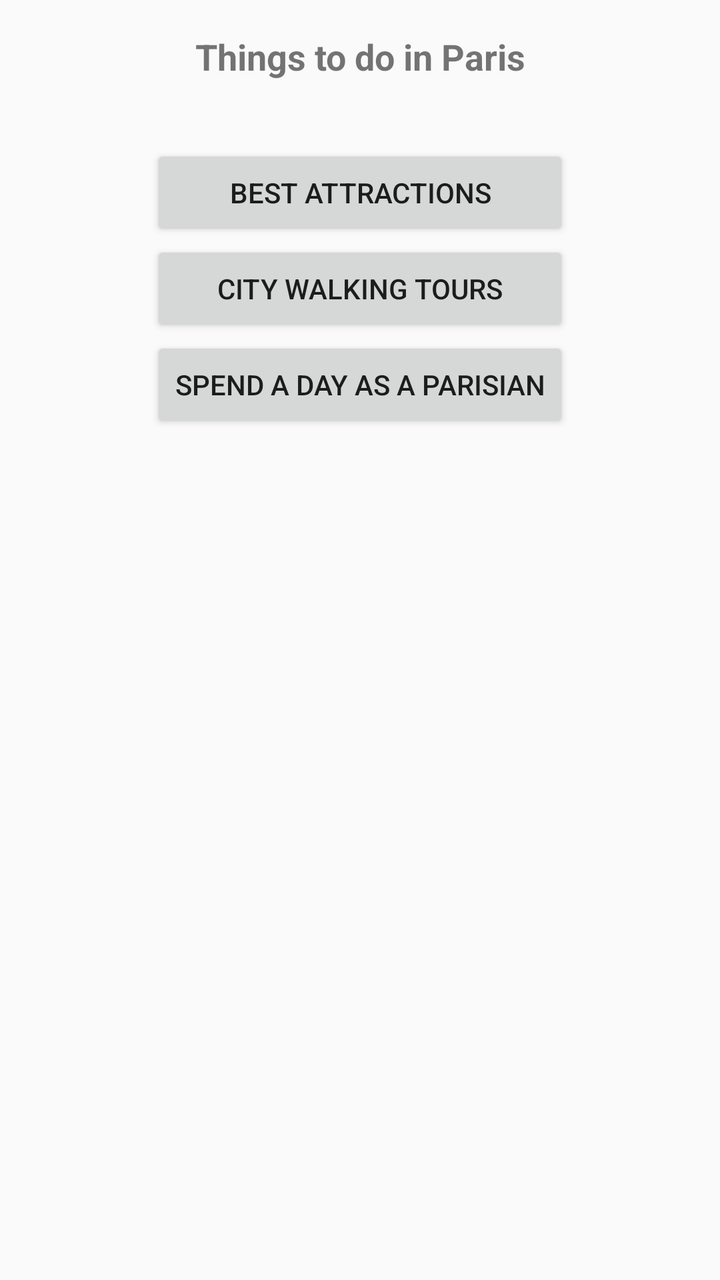
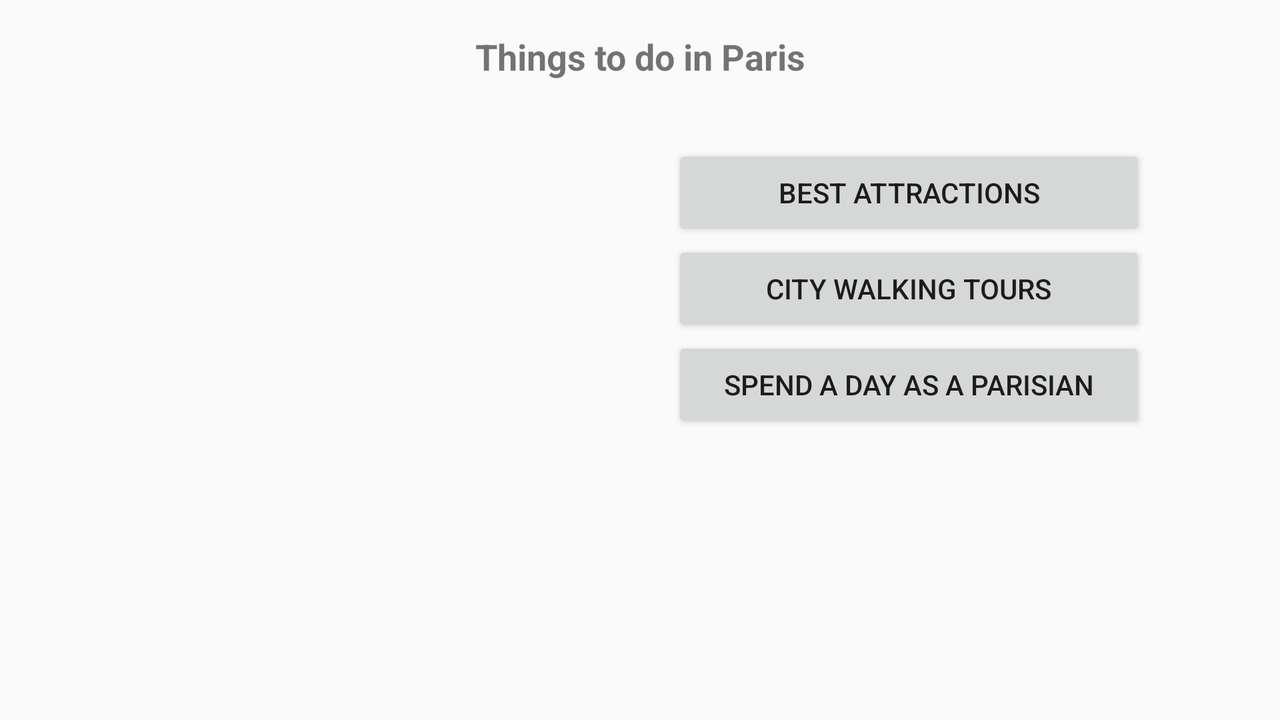

An Android layout and its configuration variant, each rendered on a device that would load it. The default file and the variant file are quoted in full after the pictures.
<!-- AndroidManifest.xml: application theme AppTheme -->
<!-- res/layout/content_main.xml -->
<?xml version="1.0" encoding="utf-8"?>
<LinearLayout xmlns:android="http://schemas.android.com/apk/res/android"
    xmlns:app="http://schemas.android.com/apk/res-auto"
    xmlns:tools="http://schemas.android.com/tools"
    android:layout_width="match_parent"
    android:layout_height="match_parent"
    android:layout_margin="@dimen/standart_margin"
    android:orientation="vertical"
    app:layout_behavior="@string/appbar_scrolling_view_behavior"
    tools:context="com.example.travelparis.ui.activities.MainActivity">

    <TextView
        android:layout_width="match_parent"
        android:layout_height="wrap_content"
        android:layout_gravity="center_horizontal"
        android:layout_marginTop="8dp"
        android:gravity="center"
        android:text="@string/string_things_to_do_in_paris"
        android:textSize="@dimen/size_title_text" />

    <LinearLayout
        android:layout_width="wrap_content"
        android:layout_height="wrap_content"
        android:layout_gravity="center_horizontal"
        android:orientation="vertical"
        android:weightSum="10">

        <ImageView
            android:id="@+id/image"
            android:layout_width="match_parent"
            android:layout_height="0dp"
            android:layout_marginTop="@dimen/image_margin"
            android:layout_weight="4"
            android:adjustViewBounds="true"
            android:cropToPadding="false"
            android:scaleType="centerCrop"
            android:src="@drawable/paris_main" />

        <LinearLayout
            android:id="@+id/menu"
            android:layout_width="wrap_content"
            android:layout_height="0dp"
            android:layout_weight="6"
            android:orientation="vertical">

            <Button
                android:id="@+id/btn_attractions"
                style="@android:style/Widget.Material.Button"
                android:layout_width="match_parent"
                android:layout_height="wrap_content"
                android:layout_gravity="center_horizontal"
                android:text="@string/string_best_attractions" />

            <Button
                android:id="@+id/btn_tours"
                style="@android:style/Widget.Material.Button"
                android:layout_width="match_parent"
                android:layout_height="wrap_content"
                android:layout_gravity="center_horizontal"
                android:text="@string/string_tours" />

            <Button
                android:id="@+id/btn_day_spending"
                style="@android:style/Widget.Material.Button"
                android:layout_width="match_parent"
                android:layout_height="wrap_content"
                android:layout_gravity="center_horizontal"
                android:text="@string/string_spend_day" />
        </LinearLayout>

    </LinearLayout>

</LinearLayout>
<!-- resources referenced by this layout -->
<resources>
  <dimen name="image_margin">32dp</dimen>
  <dimen name="size_title_text">18sp</dimen>
  <dimen name="standart_margin">8dp</dimen>
  <string name="string_best_attractions">Best attractions</string>
  <string name="string_spend_day">Spend a day as a Parisian</string>
  <string name="string_things_to_do_in_paris"><b>Things to do in Paris</b></string>
  <string name="string_tours">City walking tours</string>
  <style name="AppTheme" parent="Theme.AppCompat.Light.DarkActionBar">
          <item name="android:windowContentTransitions">true</item>
          
          <item name="colorPrimary">@color/colorPrimary</item>
          <item name="colorPrimaryDark">@color/colorPrimaryDark</item>
          <item name="colorAccent">@color/colorAccent</item>
      </style>
</resources>
<!-- res/layout-land/content_main.xml (the repository's variant of the layout above) -->
<!-- drawn on the phone turned sideways -->
<?xml version="1.0" encoding="utf-8"?>
<LinearLayout xmlns:android="http://schemas.android.com/apk/res/android"
    xmlns:app="http://schemas.android.com/apk/res-auto"
    xmlns:tools="http://schemas.android.com/tools"
    android:layout_width="match_parent"
    android:layout_height="match_parent"
    android:layout_margin="@dimen/standart_margin"
    android:orientation="vertical"
    app:layout_behavior="@string/appbar_scrolling_view_behavior"
    tools:context="com.example.travelparis.ui.activities.MainActivity">

    <TextView
        android:layout_width="match_parent"
        android:layout_height="wrap_content"
        android:layout_gravity="center_horizontal"
        android:layout_marginTop="8dp"
        android:gravity="center"
        android:text="@string/string_things_to_do_in_paris"
        android:textSize="@dimen/size_title_text" />

    <LinearLayout
        android:layout_width="match_parent"
        android:layout_height="wrap_content"
        android:layout_gravity="center_horizontal"
        android:layout_marginTop="@dimen/image_margin"
        android:gravity="center_horizontal"
        android:orientation="horizontal"
        android:weightSum="10">

        <ImageView
            android:id="@+id/image"
            android:layout_width="0dp"
            android:layout_height="match_parent"
            android:layout_marginEnd="@dimen/image_margin"
            android:layout_weight="4"
            android:adjustViewBounds="true"
            android:cropToPadding="false"
            android:scaleType="centerCrop"
            android:src="@drawable/paris_main" />

        <LinearLayout
            android:id="@+id/menu"
            android:layout_width="0dp"
            android:layout_height="wrap_content"
            android:layout_weight="4"
            android:orientation="vertical">

            <Button
                android:id="@+id/btn_attractions"
                style="@android:style/Widget.Material.Button"
                android:layout_width="match_parent"
                android:layout_height="wrap_content"
                android:layout_gravity="center_horizontal"
                android:text="@string/string_best_attractions" />

            <Button
                android:id="@+id/btn_tours"
                style="@android:style/Widget.Material.Button"
                android:layout_width="match_parent"
                android:layout_height="wrap_content"
                android:layout_gravity="center_horizontal"
                android:text="@string/string_tours" />

            <Button
                android:id="@+id/btn_day_spending"
                style="@android:style/Widget.Material.Button"
                android:layout_width="match_parent"
                android:layout_height="wrap_content"
                android:layout_gravity="center_horizontal"
                android:text="@string/string_spend_day" />
        </LinearLayout>

    </LinearLayout>

</LinearLayout>
